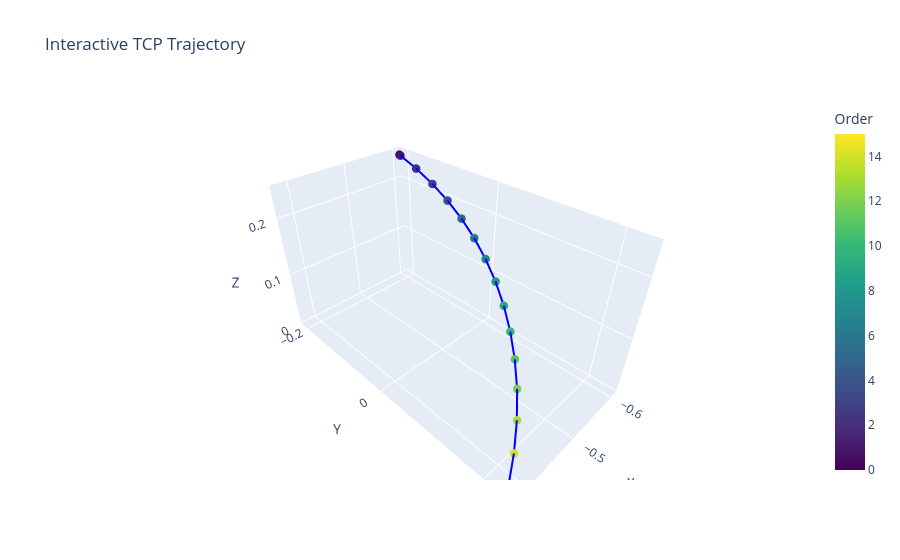

Notebook code cell kept with this figure:
### Code cell
plotly_pos(real_umi_action)
real_umi_action[:, :-1]

### Figure 1 — Plotly figure (JSON) as saved in the notebook; plotly's stock layout.template omitted (floating-point values rounded to 4 significant figures)
{"data": [{"line": {"color": "blue", "width": 4}, "marker": {"color": [0, 1, 2, 3, 4, 5, 6, 7, 8, 9, 10, 11, 12, 13, 14, 15], "colorbar": {"title": {"text": "Order"}}, "colorscale": [[0, "#440154"], [0.1111, "#482878"], [0.2222, "#3e4989"], [0.3333, "#31688e"], [0.4444, "#26828e"], [0.5556, "#1f9e89"], [0.6667, "#35b779"], [0.7778, "#6ece58"], [0.8889, "#b5de2b"], [1, "#fde725"]], "size": 5}, "mode": "lines+markers", "type": "scatter3d", "x": [-0.6032, -0.6035, -0.6075, -0.6088, -0.6067, -0.6012, -0.5924, -0.5803, -0.565, -0.5465, -0.525, -0.5008, -0.4739, -0.4446, -0.4132, -0.3795], "y": [-0.2073, -0.2054, -0.1704, -0.1325, -0.09507, -0.05793, -0.02167, 0.01355, 0.04762, 0.08011, 0.1109, 0.1397, 0.1664, 0.1905, 0.2121, 0.2311], "z": [0.2446, 0.2437, 0.2289, 0.2121, 0.195, 0.1774, 0.1595, 0.1415, 0.1236, 0.1057, 0.0879, 0.07051, 0.05365, 0.03727, 0.02153, 0.006529]}], "layout": {"scene": {"xaxis": {"title": {"text": "X"}}, "yaxis": {"title": {"text": "Y"}}, "zaxis": {"title": {"text": "Z"}}}, "title": {"text": "Interactive TCP Trajectory"}}}
